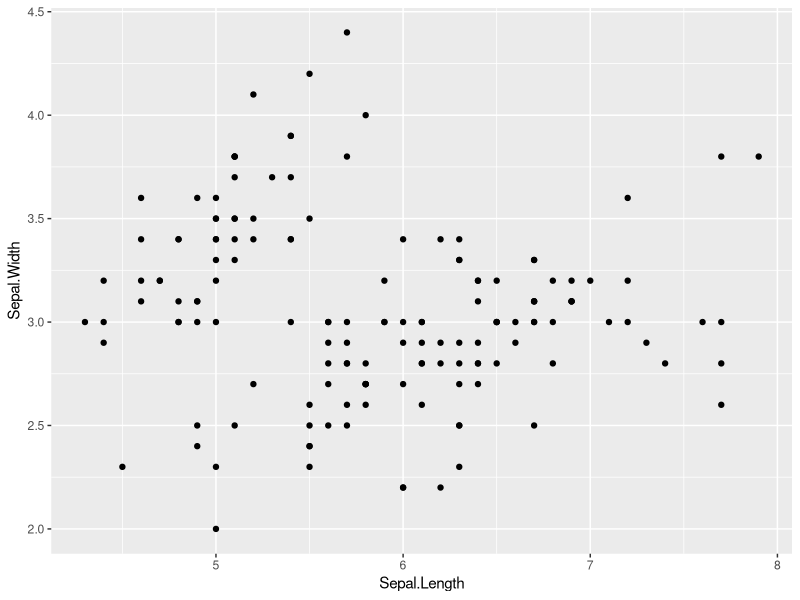
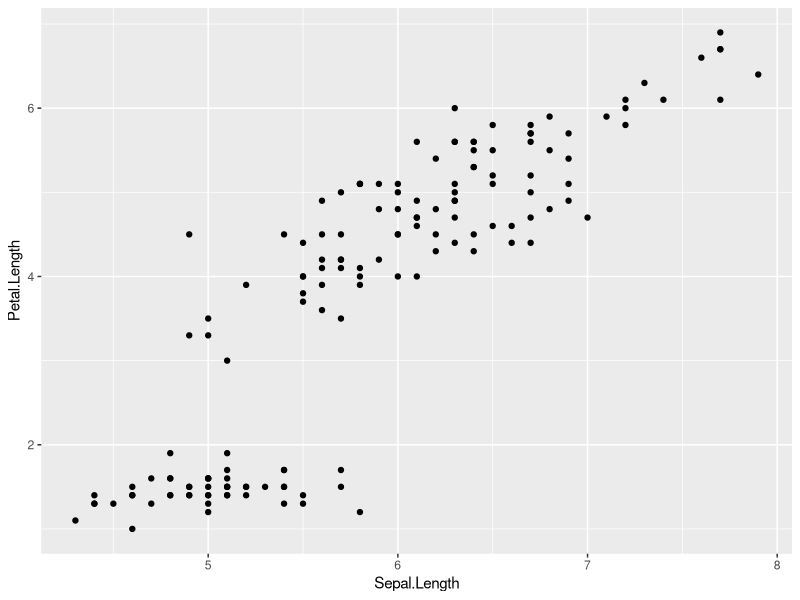
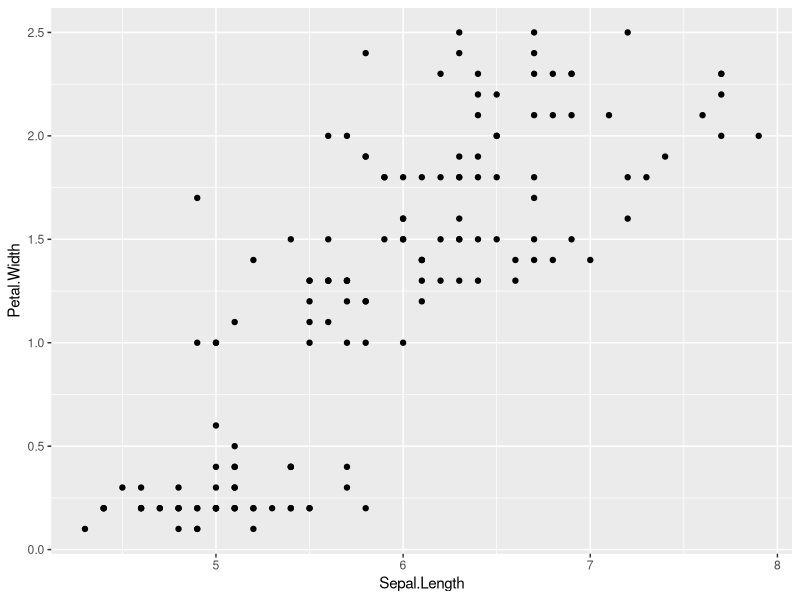

Write R code to recreate these figures, in order.
data("iris")
head(iris)

library("ggplot2")
for(n in 2:4){
  gg = ggplot(data = iris,
              aes_string(x = colnames(iris)[1],
                         y = colnames(iris)[n])) + 
    geom_point()
  print(gg)
  flush.console()
  Sys.sleep(2)
}
